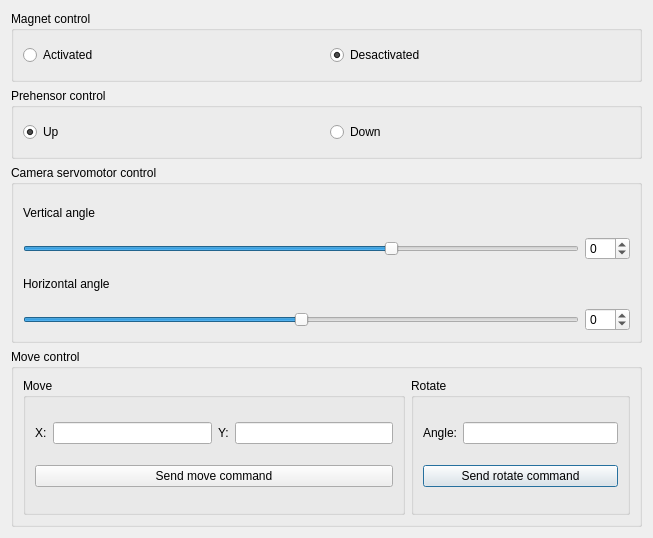
<?xml version="1.0" encoding="UTF-8"?>
<ui version="4.0">
 <class>robotcommander</class>
 <widget class="QDialog" name="robotcommander">
  <property name="geometry">
   <rect>
    <x>0</x>
    <y>0</y>
    <width>653</width>
    <height>538</height>
   </rect>
  </property>
  <property name="windowTitle">
   <string>Robot commander</string>
  </property>
  <layout class="QGridLayout" name="gridLayout" rowstretch="2,2,5,5">
   <item row="0" column="0">
    <widget class="QGroupBox" name="magnet_groupBox">
     <property name="title">
      <string>Magnet control</string>
     </property>
     <layout class="QHBoxLayout" name="horizontalLayout">
      <item>
       <widget class="QRadioButton" name="magnet_on_radiobutton">
        <property name="text">
         <string>Activated</string>
        </property>
       </widget>
      </item>
      <item>
       <widget class="QRadioButton" name="magnet_off_radiobutton">
        <property name="text">
         <string>Desactivated</string>
        </property>
        <property name="checked">
         <bool>true</bool>
        </property>
       </widget>
      </item>
     </layout>
    </widget>
   </item>
   <item row="1" column="0">
    <widget class="QGroupBox" name="groupBox_2">
     <property name="title">
      <string>Prehensor control</string>
     </property>
     <layout class="QHBoxLayout" name="horizontalLayout_2">
      <item>
       <widget class="QRadioButton" name="prehensor_up_radiobutton">
        <property name="text">
         <string>Up</string>
        </property>
        <property name="checked">
         <bool>true</bool>
        </property>
       </widget>
      </item>
      <item>
       <widget class="QRadioButton" name="prehensor_down_radiobutton">
        <property name="text">
         <string>Down</string>
        </property>
       </widget>
      </item>
     </layout>
    </widget>
   </item>
   <item row="2" column="0">
    <widget class="QGroupBox" name="groupBox_3">
     <property name="title">
      <string>Camera servomotor control</string>
     </property>
     <layout class="QGridLayout" name="gridLayout_2">
      <item row="0" column="0">
       <widget class="QLabel" name="label">
        <property name="text">
         <string>Vertical angle</string>
        </property>
       </widget>
      </item>
      <item row="1" column="0">
       <widget class="QSlider" name="servomotor_vertical_angle_slider">
        <property name="minimum">
         <number>-90</number>
        </property>
        <property name="maximum">
         <number>45</number>
        </property>
        <property name="orientation">
         <enum>Qt::Horizontal</enum>
        </property>
       </widget>
      </item>
      <item row="2" column="0">
       <widget class="QLabel" name="label_2">
        <property name="text">
         <string>Horizontal angle</string>
        </property>
       </widget>
      </item>
      <item row="3" column="0">
       <widget class="QSlider" name="servomotor_horizontal_angle_slider">
        <property name="minimum">
         <number>-90</number>
        </property>
        <property name="maximum">
         <number>90</number>
        </property>
        <property name="orientation">
         <enum>Qt::Horizontal</enum>
        </property>
       </widget>
      </item>
      <item row="3" column="1" colspan="2">
       <widget class="QSpinBox" name="servomotor_horizontal_angle_spinbox">
        <property name="minimum">
         <number>-90</number>
        </property>
        <property name="maximum">
         <number>90</number>
        </property>
       </widget>
      </item>
      <item row="1" column="1" colspan="2">
       <widget class="QSpinBox" name="servomotor_vertical_angle_spinbox">
        <property name="minimum">
         <number>-90</number>
        </property>
        <property name="maximum">
         <number>45</number>
        </property>
       </widget>
      </item>
     </layout>
    </widget>
   </item>
   <item row="3" column="0">
    <widget class="QGroupBox" name="groupBox_4">
     <property name="title">
      <string>Move control</string>
     </property>
     <layout class="QGridLayout" name="gridLayout_3" columnstretch="7,4,0">
      <item row="0" column="1">
       <widget class="QGroupBox" name="groupBox_6">
        <property name="title">
         <string>Rotate</string>
        </property>
        <layout class="QVBoxLayout" name="verticalLayout_2">
         <item>
          <layout class="QHBoxLayout" name="horizontalLayout_4" stretch="0,1">
           <item>
            <widget class="QLabel" name="label_5">
             <property name="text">
              <string>Angle:</string>
             </property>
            </widget>
           </item>
           <item>
            <widget class="QLineEdit" name="angle_move_edit">
             <property name="inputMethodHints">
              <set>Qt::ImhDigitsOnly</set>
             </property>
            </widget>
           </item>
          </layout>
         </item>
         <item>
          <widget class="QPushButton" name="send_rotate_command_button">
           <property name="text">
            <string>Send rotate command</string>
           </property>
          </widget>
         </item>
        </layout>
       </widget>
      </item>
      <item row="0" column="0">
       <widget class="QGroupBox" name="groupBox_5">
        <property name="title">
         <string>Move</string>
        </property>
        <layout class="QVBoxLayout" name="verticalLayout">
         <item>
          <layout class="QHBoxLayout" name="horizontalLayout_3" stretch="0,1,0,1">
           <item>
            <widget class="QLabel" name="label_3">
             <property name="text">
              <string>X:</string>
             </property>
            </widget>
           </item>
           <item>
            <widget class="QLineEdit" name="x_move_edit">
             <property name="inputMethodHints">
              <set>Qt::ImhDigitsOnly</set>
             </property>
            </widget>
           </item>
           <item>
            <widget class="QLabel" name="label_4">
             <property name="text">
              <string>Y:</string>
             </property>
            </widget>
           </item>
           <item>
            <widget class="QLineEdit" name="y_move_edit">
             <property name="inputMethodHints">
              <set>Qt::ImhDigitsOnly</set>
             </property>
            </widget>
           </item>
          </layout>
         </item>
         <item>
          <widget class="QPushButton" name="send_move_command_button">
           <property name="text">
            <string>Send move command</string>
           </property>
          </widget>
         </item>
        </layout>
       </widget>
      </item>
     </layout>
    </widget>
   </item>
  </layout>
 </widget>
 <resources/>
 <connections>
  <connection>
   <sender>servomotor_horizontal_angle_slider</sender>
   <signal>valueChanged(int)</signal>
   <receiver>servomotor_horizontal_angle_spinbox</receiver>
   <slot>setValue(int)</slot>
   <hints>
    <hint type="sourcelabel">
     <x>281</x>
     <y>412</y>
    </hint>
    <hint type="destinationlabel">
     <x>590</x>
     <y>410</y>
    </hint>
   </hints>
  </connection>
  <connection>
   <sender>servomotor_vertical_angle_slider</sender>
   <signal>valueChanged(int)</signal>
   <receiver>servomotor_vertical_angle_spinbox</receiver>
   <slot>setValue(int)</slot>
   <hints>
    <hint type="sourcelabel">
     <x>281</x>
     <y>314</y>
    </hint>
    <hint type="destinationlabel">
     <x>590</x>
     <y>312</y>
    </hint>
   </hints>
  </connection>
  <connection>
   <sender>servomotor_horizontal_angle_spinbox</sender>
   <signal>valueChanged(int)</signal>
   <receiver>servomotor_horizontal_angle_slider</receiver>
   <slot>setValue(int)</slot>
   <hints>
    <hint type="sourcelabel">
     <x>590</x>
     <y>410</y>
    </hint>
    <hint type="destinationlabel">
     <x>283</x>
     <y>410</y>
    </hint>
   </hints>
  </connection>
  <connection>
   <sender>servomotor_vertical_angle_spinbox</sender>
   <signal>valueChanged(int)</signal>
   <receiver>servomotor_vertical_angle_slider</receiver>
   <slot>setValue(int)</slot>
   <hints>
    <hint type="sourcelabel">
     <x>590</x>
     <y>312</y>
    </hint>
    <hint type="destinationlabel">
     <x>283</x>
     <y>312</y>
    </hint>
   </hints>
  </connection>
 </connections>
</ui>
